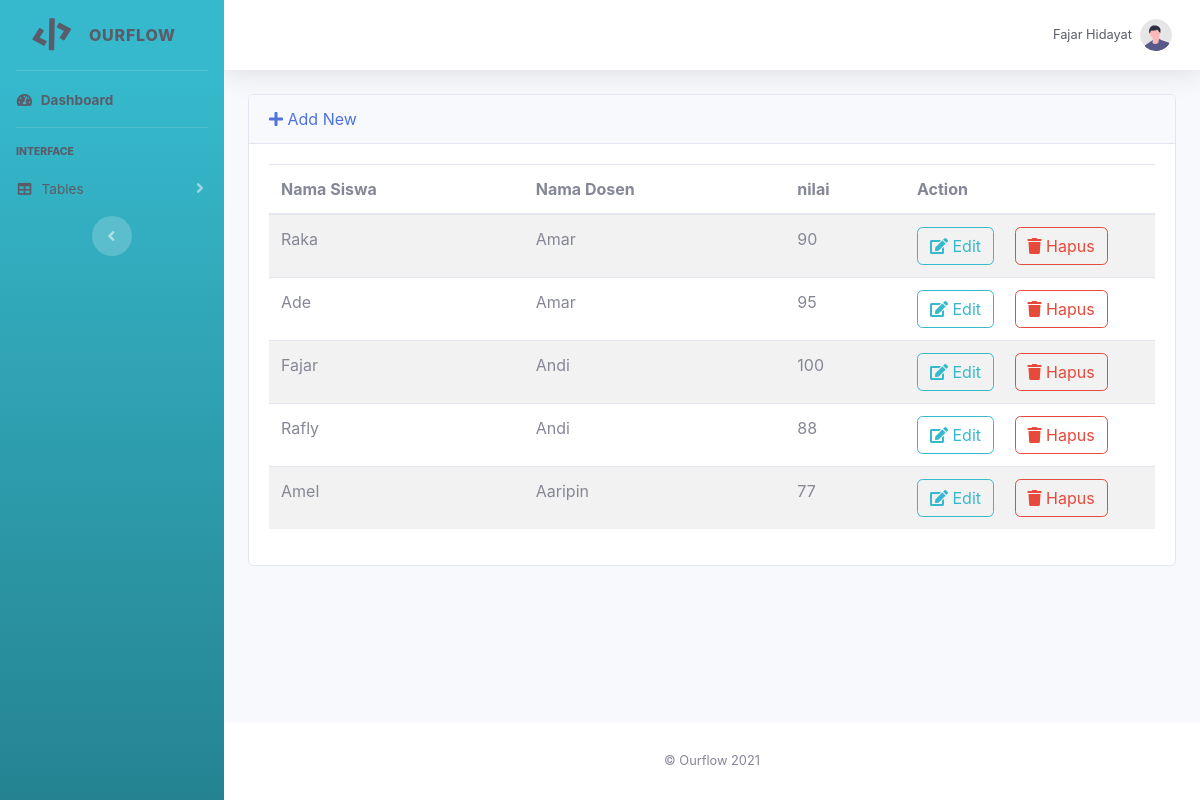
Screenshot of /index.php/nilai with the database file from the repository.
### tables this page shows
CREATE TABLE `nilai` (
  `id_nilai` int(4) NOT NULL,
  `nis` int(9) NOT NULL,
  `kd_dosen` char(10) NOT NULL,
  `nilai` int(3) NOT NULL
);

CREATE TABLE `siswa` (
  `nis` int(9) NOT NULL,
  `nama_siswa` varchar(225) NOT NULL,
  `kd_jurusan` char(10) NOT NULL
);

CREATE TABLE `dosen` (
  `kd_dosen` char(10) NOT NULL,
  `nama_dosen` varchar(255) NOT NULL,
  `alamat_dosen` varchar(255) NOT NULL,
  `kd_mapel` char(10) NOT NULL
);

### application/controllers/Nilai.php (called while the page is built, shortened)
<?php
class Nilai extends CI_Controller
{
    public function __construct()
    {
        $this->load->model('nilai_model');
        $this->load->library('form_validation');
    }
    public function index()
    {
        $data['nilais'] = $this->nilai_model->getAll();
        $data['title'] = 'Nilai | List';
        $this->load->view('nilai/list', $data);
    }
}

### index.php (called while the page is built, shortened)
<?php
require_once BASEPATH.'core/CodeIgniter.php';

### application/models/Nilai_model.php (called while the page is built, shortened)
<?php
class Nilai_model extends CI_Model
{
    public function getAll()
    {
        $sql = "SELECT id_nilai, nilai, nama_siswa, nama_dosen FROM nilai INNER JOIN siswa ON nilai.nis = siswa.nis INNER JOIN dosen ON nilai.kd_dosen = dosen.kd_dosen ORDER BY id_nilai ASC";
        return $this->db->query($sql)->result();
    }
}

### application/views/nilai/list.php (the view, shortened to what this page needs)
<!DOCTYPE html>
<html lang="en">
<head>
</head>
<body id="page-top">
    <div id="wrapper">
        <div id="content-wrapper" class="d-flex flex-column">
            <div id="content">
                <div class="container">
                    <div class="row">
                        <div class="col">
                            <div class="card mb-3">
                                <div class="card-header d-flex align-items-center">
                                    <a href="<?= site_url('nilai/create') ?>"><i class="fas fa-plus"></i> Add New</a>
                                </div>
                                <div class="card-body">
                                    <div class="table-responsive">
                                        <table class="display table table-striped table-hover" id="dataTable" width="80%" cellspacing="0">
                                            <thead>
                                                <tr>
                                                    <th>Nama Siswa</th>
                                                    <th>Nama Dosen</th>
                                                    <th>nilai</th>
                                                    <th>Action</th>
                                                </tr>
                                            </thead>
                                            <tbody>
                                                <?php foreach ($nilais as $nilai) : ?>
                                                    <tr>
                                                        <td>
                                                            <?= $nilai->nama_siswa ?>
                                                        </td>
                                                        <td>
                                                            <?= $nilai->nama_dosen ?>
                                                        </td>
                                                        <td>
                                                            <?= $nilai->nilai ?>
                                                        </td>
                                                        <td width="250">
                                                            <a href="<?= site_url('nilai/edit/' . $nilai->id_nilai) ?>" class="btn btn-outline-info mr-2"><i class="fas fa-edit"></i> Edit</a>
                                                            <a onclick="deleteConfirm('<?= site_url('nilai/delete/' . $nilai->id_nilai) ?>')" href="#!" class="btn btn-outline-danger ml-2"><i class="fas fa-trash"></i> Hapus</a>
                                                        </td>
                                                    </tr>
                                                <?php endforeach; ?>
                                            </tbody>
                                        </table>
                                    </div>
                                </div>
                            </div>
                        </div>
                    </div>
                </div>
            </div>
        </div>
    </div>
</body>
</html>

### rows the page displays
nilai: nis.nama_siswa "Raka", kd_dosen.nama_dosen "Amar", nilai "90"
nilai: nis.nama_siswa "Ade", kd_dosen.nama_dosen "Amar", nilai "95"
nilai: nis.nama_siswa "Fajar", kd_dosen.nama_dosen "Andi", nilai "100"
nilai: nis.nama_siswa "Rafly", kd_dosen.nama_dosen "Andi", nilai "88"
nilai: nis.nama_siswa "Amel", kd_dosen.nama_dosen "Aaripin", nilai "77"
